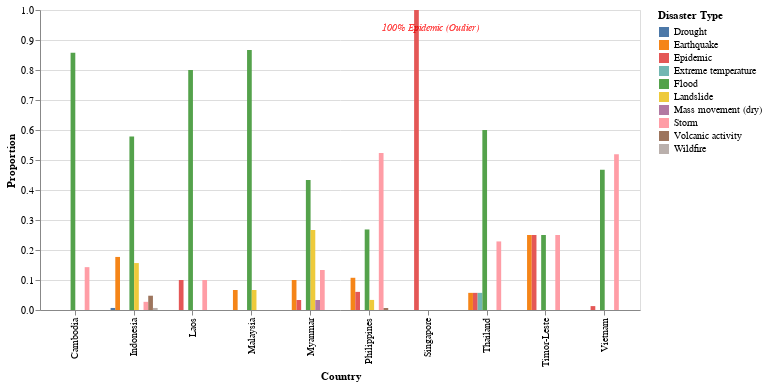

Write the Vega-Lite specification saved for this chart.
### Vega-Lite specification from a JSON file in a GitHub repository (floating-point values rounded to 4 significant figures)
{"$schema": "https://vega.github.io/schema/vega-lite/v5.json", "width": 600, "height": 300, "data": {"values": [{"Country": "Cambodia", "Disaster Type": "Flood", "Frequency": 6, "Proportion": 0.8571}, {"Country": "Cambodia", "Disaster Type": "Storm", "Frequency": 1, "Proportion": 0.1429}, {"Country": "Indonesia", "Disaster Type": "Drought", "Frequency": 1, "Proportion": 0.006803}, {"Country": "Indonesia", "Disaster Type": "Earthquake", "Frequency": 26, "Proportion": 0.1769}, {"Country": "Indonesia", "Disaster Type": "Flood", "Frequency": 85, "Proportion": 0.5782}, {"Country": "Indonesia", "Disaster Type": "Landslide", "Frequency": 23, "Proportion": 0.1565}, {"Country": "Indonesia", "Disaster Type": "Storm", "Frequency": 4, "Proportion": 0.02721}, {"Country": "Indonesia", "Disaster Type": "Volcanic activity", "Frequency": 7, "Proportion": 0.04762}, {"Country": "Indonesia", "Disaster Type": "Wildfire", "Frequency": 1, "Proportion": 0.006803}, {"Country": "Laos", "Disaster Type": "Epidemic", "Frequency": 1, "Proportion": 0.1}, {"Country": "Laos", "Disaster Type": "Flood", "Frequency": 8, "Proportion": 0.8}, {"Country": "Laos", "Disaster Type": "Storm", "Frequency": 1, "Proportion": 0.1}, {"Country": "Malaysia", "Disaster Type": "Earthquake", "Frequency": 1, "Proportion": 0.06667}, {"Country": "Malaysia", "Disaster Type": "Flood", "Frequency": 13, "Proportion": 0.8667}, {"Country": "Malaysia", "Disaster Type": "Landslide", "Frequency": 1, "Proportion": 0.06667}, {"Country": "Myanmar", "Disaster Type": "Earthquake", "Frequency": 3, "Proportion": 0.1}, {"Country": "Myanmar", "Disaster Type": "Epidemic", "Frequency": 1, "Proportion": 0.03333}, {"Country": "Myanmar", "Disaster Type": "Flood", "Frequency": 13, "Proportion": 0.4333}, {"Country": "Myanmar", "Disaster Type": "Landslide", "Frequency": 8, "Proportion": 0.2667}, {"Country": "Myanmar", "Disaster Type": "Mass movement (dry)", "Frequency": 1, "Proportion": 0.03333}, {"Country": "Myanmar", "Disaster Type": "Storm", "Frequency": 4, "Proportion": 0.1333}, {"Country": "Philippines", "Disaster Type": "Earthquake", "Frequency": 16, "Proportion": 0.1074}, {"Country": "Philippines", "Disaster Type": "Epidemic", "Frequency": 9, "Proportion": 0.0604}, {"Country": "Philippines", "Disaster Type": "Flood", "Frequency": 40, "Proportion": 0.2685}, {"Country": "Philippines", "Disaster Type": "Landslide", "Frequency": 5, "Proportion": 0.03356}, {"Country": "Philippines", "Disaster Type": "Storm", "Frequency": 78, "Proportion": 0.5235}, {"Country": "Philippines", "Disaster Type": "Volcanic activity", "Frequency": 1, "Proportion": 0.006711}, {"Country": "Singapore", "Disaster Type": "Epidemic", "Frequency": 1, "Proportion": 1.0}, {"Country": "Thailand", "Disaster Type": "Earthquake", "Frequency": 2, "Proportion": 0.05714}, {"Country": "Thailand", "Disaster Type": "Epidemic", "Frequency": 2, "Proportion": 0.05714}, {"Country": "Thailand", "Disaster Type": "Extreme temperature", "Frequency": 2, "Proportion": 0.05714}, {"Country": "Thailand", "Disaster Type": "Flood", "Frequency": 21, "Proportion": 0.6}, {"Country": "Thailand", "Disaster Type": "Storm", "Frequency": 8, "Proportion": 0.2286}, {"Country": "Timor-Leste", "Disaster Type": "Earthquake", "Frequency": 1, "Proportion": 0.25}, {"Country": "Timor-Leste", "Disaster Type": "Epidemic", "Frequency": 1, "Proportion": 0.25}, {"Country": "Timor-Leste", "Disaster Type": "Flood", "Frequency": 1, "Proportion": 0.25}, {"Country": "Timor-Leste", "Disaster Type": "Storm", "Frequency": 1, "Proportion": 0.25}, {"Country": "Vietnam", "Disaster Type": "Epidemic", "Frequency": 1, "Proportion": 0.01299}, {"Country": "Vietnam", "Disaster Type": "Flood", "Frequency": 36, "Proportion": 0.4675}, {"Country": "Vietnam", "Disaster Type": "Storm", "Frequency": 40, "Proportion": 0.5195}]}, "params": [{"name": "Country_selection", "bind": {"input": "select", "options": [null, "Cambodia", "Indonesia", "Laos", "Malaysia", "Myanmar", "Philippines", "Singapore", "Thailand", "Timor-Leste", "Vietnam"], "labels": ["Show All", "Cambodia", "Indonesia", "Laos", "Malaysia", "Myanmar", "Philippines", "Singapore", "Thailand", "Timor-Leste", "Vietnam"], "name": "Country Selection: "}}], "transform": [{"filter": "Country_selection == null || datum.Country == Country_selection"}], "layer": [{"mark": "bar", "encoding": {"x": {"field": "Country", "type": "nominal", "axis": {"title": "Country", "labelAngle": -90}}, "xOffset": {"field": "Disaster Type", "type": "nominal", "title": "Disaster Type"}, "y": {"field": "Proportion", "type": "quantitative", "axis": {"title": "Proportion"}}, "color": {"field": "Disaster Type", "type": "nominal", "legend": {"title": "Disaster Type"}}, "tooltip": [{"field": "Country", "type": "nominal", "title": "Country"}, {"field": "Disaster Type", "type": "nominal", "title": "Disaster Type"}, {"field": "Frequency", "type": "quantitative", "title": "Frequency"}, {"field": "Proportion", "type": "quantitative", "title": "Proportion"}]}}, {"mark": {"type": "text", "align": "left", "baseline": "middle", "dx": 42, "dy": -132, "fontSize": 10, "fontStyle": "italic"}, "encoding": {"text": {"value": "100% Epidemic (Outlier)"}, "color": {"value": "red"}, "opacity": {"condition": {"test": "Country_selection == null", "value": 0.03}, "value": 0}}}]}
